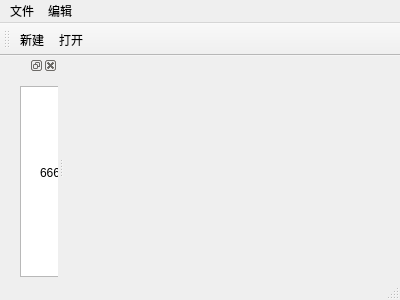
<?xml version="1.0" encoding="UTF-8"?>
<ui version="4.0">
 <class>MainWindow</class>
 <widget class="QMainWindow" name="MainWindow">
  <property name="geometry">
   <rect>
    <x>0</x>
    <y>0</y>
    <width>400</width>
    <height>300</height>
   </rect>
  </property>
  <property name="windowTitle">
   <string>MainWindow</string>
  </property>
  <widget class="QWidget" name="centralWidget"/>
  <widget class="QMenuBar" name="menuBar">
   <property name="geometry">
    <rect>
     <x>0</x>
     <y>0</y>
     <width>400</width>
     <height>23</height>
    </rect>
   </property>
   <widget class="QMenu" name="menu">
    <property name="title">
     <string>文件</string>
    </property>
    <addaction name="actionnew"/>
    <addaction name="actionopen"/>
   </widget>
   <widget class="QMenu" name="menu_2">
    <property name="title">
     <string>编辑</string>
    </property>
   </widget>
   <addaction name="menu"/>
   <addaction name="menu_2"/>
  </widget>
  <widget class="QToolBar" name="mainToolBar">
   <attribute name="toolBarArea">
    <enum>TopToolBarArea</enum>
   </attribute>
   <attribute name="toolBarBreak">
    <bool>false</bool>
   </attribute>
   <addaction name="actionnew"/>
   <addaction name="actionopen"/>
  </widget>
  <widget class="QStatusBar" name="statusBar"/>
  <widget class="QDockWidget" name="dockWidget">
   <property name="allowedAreas">
    <set>Qt::BottomDockWidgetArea|Qt::TopDockWidgetArea</set>
   </property>
   <attribute name="dockWidgetArea">
    <number>1</number>
   </attribute>
   <widget class="QWidget" name="dockWidgetContents">
    <widget class="QGraphicsView" name="graphicsView1">
     <property name="geometry">
      <rect>
       <x>20</x>
       <y>11</y>
       <width>251</width>
       <height>191</height>
      </rect>
     </property>
    </widget>
    <widget class="QLabel" name="label">
     <property name="geometry">
      <rect>
       <x>40</x>
       <y>90</y>
       <width>51</width>
       <height>16</height>
      </rect>
     </property>
     <property name="text">
      <string>666</string>
     </property>
     <property name="textFormat">
      <enum>Qt::PlainText</enum>
     </property>
    </widget>
   </widget>
  </widget>
  <action name="actionnew">
   <property name="text">
    <string>新建</string>
   </property>
  </action>
  <action name="actionopen">
   <property name="text">
    <string>打开</string>
   </property>
  </action>
 </widget>
 <layoutdefault spacing="6" margin="11"/>
 <resources/>
 <connections/>
</ui>
